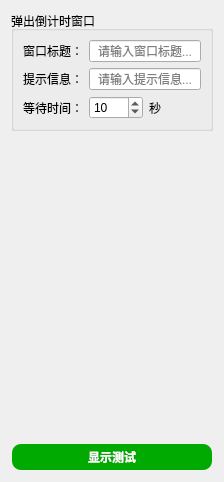
       <widget class="QWidget" name="tab_28">
        <attribute name="title">
         <string>倒计时窗口</string>
        </attribute>
        <layout class="QVBoxLayout" name="verticalLayout_68">
         <item>
          <widget class="QGroupBox" name="groupBox_35">
           <property name="title">
            <string>弹出倒计时窗口</string>
           </property>
           <layout class="QVBoxLayout" name="verticalLayout_67">
            <item>
             <layout class="QHBoxLayout" name="horizontalLayout_6">
              <item>
               <widget class="QLabel" name="label_119">
                <property name="text">
                 <string>窗口标题：</string>
                </property>
                <property name="alignment">
                 <set>Qt::AlignmentFlag::AlignCenter</set>
                </property>
               </widget>
              </item>
              <item>
               <widget class="QLineEdit" name="lineEdit_2">
                <property name="text">
                 <string />
                </property>
                <property name="alignment">
                 <set>Qt::AlignmentFlag::AlignCenter</set>
                </property>
                <property name="placeholderText">
                 <string>请输入窗口标题...</string>
                </property>
               </widget>
              </item>
             </layout>
            </item>
            <item>
             <layout class="QHBoxLayout" name="horizontalLayout_10">
              <item>
               <widget class="QLabel" name="label_120">
                <property name="text">
                 <string>提示信息：</string>
                </property>
                <property name="alignment">
                 <set>Qt::AlignmentFlag::AlignCenter</set>
                </property>
               </widget>
              </item>
              <item>
               <widget class="QLineEdit" name="lineEdit_6">
                <property name="text">
                 <string />
                </property>
                <property name="alignment">
                 <set>Qt::AlignmentFlag::AlignCenter</set>
                </property>
                <property name="placeholderText">
                 <string>请输入提示信息...</string>
                </property>
               </widget>
              </item>
             </layout>
            </item>
            <item>
             <layout class="QHBoxLayout" name="horizontalLayout_3">
              <item>
               <widget class="QLabel" name="label_121">
                <property name="text">
                 <string>等待时间：</string>
                </property>
                <property name="alignment">
                 <set>Qt::AlignmentFlag::AlignCenter</set>
                </property>
               </widget>
              </item>
              <item>
               <widget class="QSpinBox" name="spinBox_25">
                <property name="minimum">
                 <number>1</number>
                </property>
                <property name="maximum">
                 <number>9999</number>
                </property>
                <property name="value">
                 <number>10</number>
                </property>
               </widget>
              </item>
              <item>
               <widget class="QLabel" name="label_122">
                <property name="text">
                 <string>秒</string>
                </property>
                <property name="alignment">
                 <set>Qt::AlignmentFlag::AlignCenter</set>
                </property>
               </widget>
              </item>
              <item>
               <spacer name="horizontalSpacer_4">
                <property name="orientation">
                 <enum>Qt::Orientation::Horizontal</enum>
                </property>
                <property name="sizeHint" stdset="0">
                 <size>
                  <width>40</width>
                  <height>20</height>
                 </size>
                </property>
               </spacer>
              </item>
             </layout>
            </item>
           </layout>
          </widget>
         </item>
         <item>
          <spacer name="verticalSpacer_18">
           <property name="orientation">
            <enum>Qt::Orientation::Vertical</enum>
           </property>
           <property name="sizeHint" stdset="0">
            <size>
             <width>20</width>
             <height>306</height>
            </size>
           </property>
          </spacer>
         </item>
         <item>
          <widget class="QPushButton" name="pushButton_25">
           <property name="palette">
            <palette>
             <active>
              <colorrole role="WindowText">
               <brush brushstyle="SolidPattern">
                <color alpha="255">
                 <red>255</red>
                 <green>255</green>
                 <blue>255</blue>
                </color>
               </brush>
              </colorrole>
              <colorrole role="Button">
               <brush brushstyle="SolidPattern">
                <color alpha="255">
                 <red>0</red>
                 <green>170</green>
                 <blue>0</blue>
                </color>
               </brush>
              </colorrole>
              <colorrole role="Text">
               <brush brushstyle="SolidPattern">
                <color alpha="255">
                 <red>255</red>
                 <green>255</green>
                 <blue>255</blue>
                </color>
               </brush>
              </colorrole>
              <colorrole role="ButtonText">
               <brush brushstyle="SolidPattern">
                <color alpha="255">
                 <red>255</red>
                 <green>255</green>
                 <blue>255</blue>
                </color>
               </brush>
              </colorrole>
              <colorrole role="Base">
               <brush brushstyle="SolidPattern">
                <color alpha="255">
                 <red>0</red>
                 <green>170</green>
                 <blue>0</blue>
                </color>
               </brush>
              </colorrole>
              <colorrole role="Window">
               <brush brushstyle="SolidPattern">
                <color alpha="255">
                 <red>0</red>
                 <green>170</green>
                 <blue>0</blue>
                </color>
               </brush>
              </colorrole>
              <colorrole role="PlaceholderText">
               <brush brushstyle="NoBrush">
                <color alpha="128">
                 <red>255</red>
                 <green>255</green>
                 <blue>255</blue>
                </color>
               </brush>
              </colorrole>
             </active>
             <inactive>
              <colorrole role="WindowText">
               <brush brushstyle="SolidPattern">
                <color alpha="255">
                 <red>255</red>
                 <green>255</green>
                 <blue>255</blue>
                </color>
               </brush>
              </colorrole>
              <colorrole role="Button">
               <brush brushstyle="SolidPattern">
                <color alpha="255">
                 <red>0</red>
                 <green>170</green>
                 <blue>0</blue>
                </color>
               </brush>
              </colorrole>
              <colorrole role="Text">
               <brush brushstyle="SolidPattern">
                <color alpha="255">
                 <red>255</red>
                 <green>255</green>
                 <blue>255</blue>
                </color>
               </brush>
              </colorrole>
              <colorrole role="ButtonText">
               <brush brushstyle="SolidPattern">
                <color alpha="255">
                 <red>255</red>
                 <green>255</green>
                 <blue>255</blue>
                </color>
               </brush>
              </colorrole>
              <colorrole role="Base">
               <brush brushstyle="SolidPattern">
                <color alpha="255">
                 <red>0</red>
                 <green>170</green>
                 <blue>0</blue>
                </color>
               </brush>
              </colorrole>
              <colorrole role="Window">
               <brush brushstyle="SolidPattern">
                <color alpha="255">
                 <red>0</red>
                 <green>170</green>
                 <blue>0</blue>
                </color>
               </brush>
              </colorrole>
              <colorrole role="PlaceholderText">
               <brush brushstyle="NoBrush">
                <color alpha="128">
                 <red>255</red>
                 <green>255</green>
                 <blue>255</blue>
                </color>
               </brush>
              </colorrole>
             </inactive>
             <disabled>
              <colorrole role="WindowText">
               <brush brushstyle="SolidPattern">
                <color alpha="255">
                 <red>255</red>
                 <green>255</green>
                 <blue>255</blue>
                </color>
               </brush>
              </colorrole>
              <colorrole role="Button">
               <brush brushstyle="SolidPattern">
                <color alpha="255">
                 <red>0</red>
                 <green>170</green>
                 <blue>0</blue>
                </color>
               </brush>
              </colorrole>
              <colorrole role="Text">
               <brush brushstyle="SolidPattern">
                <color alpha="255">
                 <red>255</red>
                 <green>255</green>
                 <blue>255</blue>
                </color>
               </brush>
              </colorrole>
              <colorrole role="ButtonText">
               <brush brushstyle="SolidPattern">
                <color alpha="92">
                 <red>0</red>
                 <green>0</green>
                 <blue>0</blue>
                </color>
               </brush>
              </colorrole>
              <colorrole role="Base">
               <brush brushstyle="SolidPattern">
                <color alpha="255">
                 <red>0</red>
                 <green>170</green>
                 <blue>0</blue>
                </color>
               </brush>
              </colorrole>
              <colorrole role="Window">
               <brush brushstyle="SolidPattern">
                <color alpha="255">
                 <red>0</red>
                 <green>170</green>
                 <blue>0</blue>
                </color>
               </brush>
              </colorrole>
              <colorrole role="PlaceholderText">
               <brush brushstyle="NoBrush">
                <color alpha="128">
                 <red>255</red>
                 <green>255</green>
                 <blue>255</blue>
                </color>
               </brush>
              </colorrole>
             </disabled>
            </palette>
           </property>
           <property name="font">
            <font>
             <family>Microsoft YaHei</family>
             <bold>true</bold>
            </font>
           </property>
           <property name="styleSheet">
            <string notr="true">QPushButton {
    background-color: rgb(0, 170, 0);
    color: white;
    border-radius: 10px; /* 设置圆角半径 */
    font-family: 'Microsoft YaHei'; /* 设置字体为微软雅黑 */
    padding: 3px 5px; /* 设置内边距，使按钮看起来更美观 */
    border: 2px solid transparent; /* 设置边框为透明 */
}

QPushButton:hover {
    background-color: rgb(0, 150, 0); /* 设置鼠标悬停时的背景颜色 */
}

QPushButton:pressed {
    background-color: rgb(0, 100, 0); /* 设置按钮按下时的背景颜色 */
}
</string>
           </property>
           <property name="text">
            <string>显示测试</string>
           </property>
          </widget>
         </item>
        </layout>
       </widget>
